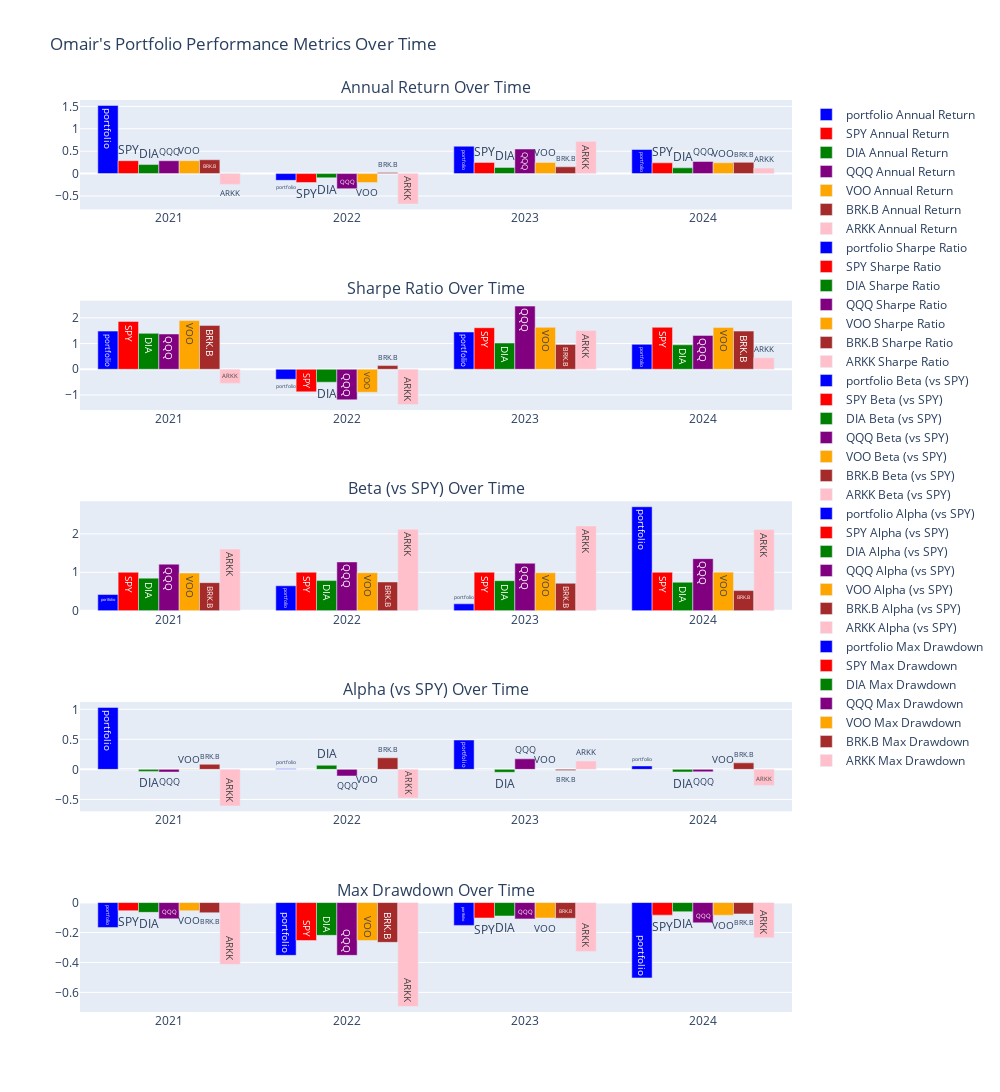

Here is the notebook cell this chart was saved with:
### Code cell
from plotly.subplots import make_subplots
import plotly.graph_objects as go

file_output = '../plots/reports/robinhood_portfolio_performance.html'

# Filter ranges
results_cum = results_df[results_df['Year'] == 'Cumulative']
results_df = results_df[results_df['Year'] != 2020]
results_df = results_df[results_df['Year'] != 'Cumulative']

selected_entities = ['portfolio', 'SPY', 'DIA', 'QQQ', 'VOO', 'BRK.B', 'ARKK']

# Define a color map for entities
color_map = {
    'portfolio': 'blue',
    'SPY': 'red',
    'DIA': 'green',
    'QQQ': 'purple',
    'VOO': 'orange',
    'BRK.B': 'brown',
    'ARKK': 'pink'
}

# Create a subplot figure with 5 rows and 1 column
fig = make_subplots(rows=5, cols=1, subplot_titles=(
    'Annual Return Over Time',
    'Sharpe Ratio Over Time',
    'Beta (vs SPY) Over Time',
    'Alpha (vs SPY) Over Time',
    'Max Drawdown Over Time'
))

# Annual Return plot
for entity in selected_entities:
    entity_data = results_df[results_df['Entity'] == entity]
    fig.add_trace(go.Bar(x=entity_data['Year'], y=entity_data['Annual Return'], name=f'{entity} Annual Return', marker_color=color_map[entity], text=entity_data['Entity'], textposition='auto'), row=1, col=1)

# Sharpe Ratio plot
for entity in selected_entities:
    entity_data = results_df[results_df['Entity'] == entity]
    fig.add_trace(go.Bar(x=entity_data['Year'], y=entity_data['Sharpe Ratio'], name=f'{entity} Sharpe Ratio', marker_color=color_map[entity], text=entity_data['Entity'], textposition='auto'), row=2, col=1)

# Beta (vs SPY) plot
for entity in selected_entities:
    entity_data = results_df[results_df['Entity'] == entity]
    fig.add_trace(go.Bar(x=entity_data['Year'], y=entity_data['Beta (vs SPY)'], name=f'{entity} Beta (vs SPY)', marker_color=color_map[entity], text=entity_data['Entity'], textposition='auto'), row=3, col=1)

# Alpha (vs SPY) plot
for entity in selected_entities:
    entity_data = results_df[results_df['Entity'] == entity]
    fig.add_trace(go.Bar(x=entity_data['Year'], y=entity_data['Alpha (vs SPY)'], name=f'{entity} Alpha (vs SPY)', marker_color=color_map[entity], text=entity_data['Entity'], textposition='auto'), row=4, col=1)

# Max Drawdown plot
for entity in selected_entities:
    entity_data = results_df[results_df['Entity'] == entity]
    fig.add_trace(go.Bar(x=entity_data['Year'], y=entity_data['Max Drawdown'], name=f'{entity} Max Drawdown', marker_color=color_map[entity], text=entity_data['Entity'], textposition='auto'), row=5, col=1)

# Update layout
fig.update_layout(height=1500, width=1000, title_text="Omair's Portfolio Performance Metrics Over Time", barmode='group')

# Save the figure to an HTML file
fig.write_html(file_output)

# Show the figure
fig.show()

### Figure 1 — Plotly figure (JSON) as saved in the notebook; plotly's stock layout.template omitted (floating-point values rounded to 4 significant figures)
{"data": [{"marker": {"color": "blue"}, "name": "portfolio Annual Return", "text": ["portfolio", "portfolio", "portfolio", "portfolio"], "textposition": "auto", "type": "bar", "x": [2021, 2022, 2023, 2024], "xaxis": "x", "y": [1.52, -0.1509, 0.6108, 0.5373], "yaxis": "y"}, {"marker": {"color": "red"}, "name": "SPY Annual Return", "text": ["SPY", "SPY", "SPY", "SPY"], "textposition": "auto", "type": "bar", "x": [2021, 2022, 2023, 2024], "xaxis": "x", "y": [0.2879, -0.1995, 0.2481, 0.24], "yaxis": "y"}, {"marker": {"color": "green"}, "name": "DIA Annual Return", "text": ["DIA", "DIA", "DIA", "DIA"], "textposition": "auto", "type": "bar", "x": [2021, 2022, 2023, 2024], "xaxis": "x", "y": [0.2018, -0.09393, 0.1378, 0.1284], "yaxis": "y"}, {"marker": {"color": "purple"}, "name": "QQQ Annual Return", "text": ["QQQ", "QQQ", "QQQ", "QQQ"], "textposition": "auto", "type": "bar", "x": [2021, 2022, 2023, 2024], "xaxis": "x", "y": [0.2863, -0.3371, 0.5484, 0.2699], "yaxis": "y"}, {"marker": {"color": "orange"}, "name": "VOO Annual Return", "text": ["VOO", "VOO", "VOO", "VOO"], "textposition": "auto", "type": "bar", "x": [2021, 2022, 2023, 2024], "xaxis": "x", "y": [0.2877, -0.2001, 0.248, 0.2415], "yaxis": "y"}, {"marker": {"color": "brown"}, "name": "BRK.B Annual Return", "text": ["BRK.B", "BRK.B", "BRK.B", "BRK.B"], "textposition": "auto", "type": "bar", "x": [2021, 2022, 2023, 2024], "xaxis": "x", "y": [0.3088, 0.02696, 0.1509, 0.2506], "yaxis": "y"}, {"marker": {"color": "pink"}, "name": "ARKK Annual Return", "text": ["ARKK", "ARKK", "ARKK", "ARKK"], "textposition": "auto", "type": "bar", "x": [2021, 2022, 2023, 2024], "xaxis": "x", "y": [-0.2414, -0.6779, 0.7193, 0.1242], "yaxis": "y"}, {"marker": {"color": "blue"}, "name": "portfolio Sharpe Ratio", "text": ["portfolio", "portfolio", "portfolio", "portfolio"], "textposition": "auto", "type": "bar", "x": [2021, 2022, 2023, 2024], "xaxis": "x2", "y": [1.483, -0.3887, 1.449, 0.9708], "yaxis": "y2"}, {"marker": {"color": "red"}, "name": "SPY Sharpe Ratio", "text": ["SPY", "SPY", "SPY", "SPY"], "textposition": "auto", "type": "bar", "x": [2021, 2022, 2023, 2024], "xaxis": "x2", "y": [1.861, -0.8785, 1.615, 1.631], "yaxis": "y2"}, {"marker": {"color": "green"}, "name": "DIA Sharpe Ratio", "text": ["DIA", "DIA", "DIA", "DIA"], "textposition": "auto", "type": "bar", "x": [2021, 2022, 2023, 2024], "xaxis": "x2", "y": [1.396, -0.5028, 1.021, 0.9516], "yaxis": "y2"}, {"marker": {"color": "purple"}, "name": "QQQ Sharpe Ratio", "text": ["QQQ", "QQQ", "QQQ", "QQQ"], "textposition": "auto", "type": "bar", "x": [2021, 2022, 2023, 2024], "xaxis": "x2", "y": [1.371, -1.188, 2.455, 1.316], "yaxis": "y2"}, {"marker": {"color": "orange"}, "name": "VOO Sharpe Ratio", "text": ["VOO", "VOO", "VOO", "VOO"], "textposition": "auto", "type": "bar", "x": [2021, 2022, 2023, 2024], "xaxis": "x2", "y": [1.892, -0.8928, 1.629, 1.627], "yaxis": "y2"}, {"marker": {"color": "brown"}, "name": "BRK.B Sharpe Ratio", "text": ["BRK.B", "BRK.B", "BRK.B", "BRK.B"], "textposition": "auto", "type": "bar", "x": [2021, 2022, 2023, 2024], "xaxis": "x2", "y": [1.706, 0.1433, 0.9638, 1.484], "yaxis": "y2"}, {"marker": {"color": "pink"}, "name": "ARKK Sharpe Ratio", "text": ["ARKK", "ARKK", "ARKK", "ARKK"], "textposition": "auto", "type": "bar", "x": [2021, 2022, 2023, 2024], "xaxis": "x2", "y": [-0.5496, -1.374, 1.512, 0.4515], "yaxis": "y2"}, {"marker": {"color": "blue"}, "name": "portfolio Beta (vs SPY)", "text": ["portfolio", "portfolio", "portfolio", "portfolio"], "textposition": "auto", "type": "bar", "x": [2021, 2022, 2023, 2024], "xaxis": "x3", "y": [0.4214, 0.6489, 0.1802, 2.706], "yaxis": "y3"}, {"marker": {"color": "red"}, "name": "SPY Beta (vs SPY)", "text": ["SPY", "SPY", "SPY", "SPY"], "textposition": "auto", "type": "bar", "x": [2021, 2022, 2023, 2024], "xaxis": "x3", "y": [1.0, 1.0, 1, 1.0], "yaxis": "y3"}, {"marker": {"color": "green"}, "name": "DIA Beta (vs SPY)", "text": ["DIA", "DIA", "DIA", "DIA"], "textposition": "auto", "type": "bar", "x": [2021, 2022, 2023, 2024], "xaxis": "x3", "y": [0.8478, 0.7843, 0.7818, 0.7411], "yaxis": "y3"}, {"marker": {"color": "purple"}, "name": "QQQ Beta (vs SPY)", "text": ["QQQ", "QQQ", "QQQ", "QQQ"], "textposition": "auto", "type": "bar", "x": [2021, 2022, 2023, 2024], "xaxis": "x3", "y": [1.212, 1.269, 1.236, 1.355], "yaxis": "y3"}, {"marker": {"color": "orange"}, "name": "VOO Beta (vs SPY)", "text": ["VOO", "VOO", "VOO", "VOO"], "textposition": "auto", "type": "bar", "x": [2021, 2022, 2023, 2024], "xaxis": "x3", "y": [0.9787, 0.9873, 0.9866, 1.004], "yaxis": "y3"}, {"marker": {"color": "brown"}, "name": "BRK.B Beta (vs SPY)", "text": ["BRK.B", "BRK.B", "BRK.B", "BRK.B"], "textposition": "auto", "type": "bar", "x": [2021, 2022, 2023, 2024], "xaxis": "x3", "y": [0.7304, 0.748, 0.7144, 0.5239], "yaxis": "y3"}, {"marker": {"color": "pink"}, "name": "ARKK Beta (vs SPY)", "text": ["ARKK", "ARKK", "ARKK", "ARKK"], "textposition": "auto", "type": "bar", "x": [2021, 2022, 2023, 2024], "xaxis": "x3", "y": [1.605, 2.123, 2.207, 2.112], "yaxis": "y3"}, {"marker": {"color": "blue"}, "name": "portfolio Alpha (vs SPY)", "text": ["portfolio", "portfolio", "portfolio", "portfolio"], "textposition": "auto", "type": "bar", "x": [2021, 2022, 2023, 2024], "xaxis": "x4", "y": [1.032, 0.009727, 0.489, 0.05737], "yaxis": "y4"}, {"marker": {"color": "red"}, "name": "SPY Alpha (vs SPY)", "text": ["SPY", "SPY", "SPY", "SPY"], "textposition": "auto", "type": "bar", "x": [2021, 2022, 2023, 2024], "xaxis": "x4", "y": [-4.34e-18, -1.869e-16, 4.481e-16, -3.327e-16], "yaxis": "y4"}, {"marker": {"color": "green"}, "name": "DIA Alpha (vs SPY)", "text": ["DIA", "DIA", "DIA", "DIA"], "textposition": "auto", "type": "bar", "x": [2021, 2022, 2023, 2024], "xaxis": "x4", "y": [-0.03345, 0.06843, -0.04925, -0.04335], "yaxis": "y4"}, {"marker": {"color": "purple"}, "name": "QQQ Alpha (vs SPY)", "text": ["QQQ", "QQQ", "QQQ", "QQQ"], "textposition": "auto", "type": "bar", "x": [2021, 2022, 2023, 2024], "xaxis": "x4", "y": [-0.04466, -0.1102, 0.1753, -0.04027], "yaxis": "y4"}, {"marker": {"color": "orange"}, "name": "VOO Alpha (vs SPY)", "text": ["VOO", "VOO", "VOO", "VOO"], "textposition": "auto", "type": "bar", "x": [2021, 2022, 2023, 2024], "xaxis": "x4", "y": [0.004718, -0.004136, 0.002635, 0.000613], "yaxis": "y4"}, {"marker": {"color": "brown"}, "name": "BRK.B Alpha (vs SPY)", "text": ["BRK.B", "BRK.B", "BRK.B", "BRK.B"], "textposition": "auto", "type": "bar", "x": [2021, 2022, 2023, 2024], "xaxis": "x4", "y": [0.08492, 0.1927, -0.02064, 0.1083], "yaxis": "y4"}, {"marker": {"color": "pink"}, "name": "ARKK Alpha (vs SPY)", "text": ["ARKK", "ARKK", "ARKK", "ARKK"], "textposition": "auto", "type": "bar", "x": [2021, 2022, 2023, 2024], "xaxis": "x4", "y": [-0.6082, -0.4767, 0.1392, -0.2695], "yaxis": "y4"}, {"marker": {"color": "blue"}, "name": "portfolio Max Drawdown", "text": ["portfolio", "portfolio", "portfolio", "portfolio"], "textposition": "auto", "type": "bar", "x": [2021, 2022, 2023, 2024], "xaxis": "x5", "y": [-0.1663, -0.3525, -0.1527, -0.5034], "yaxis": "y5"}, {"marker": {"color": "red"}, "name": "SPY Max Drawdown", "text": ["SPY", "SPY", "SPY", "SPY"], "textposition": "auto", "type": "bar", "x": [2021, 2022, 2023, 2024], "xaxis": "x5", "y": [-0.05417, -0.2536, -0.1029, -0.08394], "yaxis": "y5"}, {"marker": {"color": "green"}, "name": "DIA Max Drawdown", "text": ["DIA", "DIA", "DIA", "DIA"], "textposition": "auto", "type": "bar", "x": [2021, 2022, 2023, 2024], "xaxis": "x5", "y": [-0.06549, -0.219, -0.08987, -0.06098], "yaxis": "y5"}, {"marker": {"color": "purple"}, "name": "QQQ Max Drawdown", "text": ["QQQ", "QQQ", "QQQ", "QQQ"], "textposition": "auto", "type": "bar", "x": [2021, 2022, 2023, 2024], "xaxis": "x5", "y": [-0.1085, -0.3525, -0.1091, -0.1356], "yaxis": "y5"}, {"marker": {"color": "orange"}, "name": "VOO Max Drawdown", "text": ["VOO", "VOO", "VOO", "VOO"], "textposition": "auto", "type": "bar", "x": [2021, 2022, 2023, 2024], "xaxis": "x5", "y": [-0.05404, -0.2541, -0.1031, -0.08452], "yaxis": "y5"}, {"marker": {"color": "brown"}, "name": "BRK.B Max Drawdown", "text": ["BRK.B", "BRK.B", "BRK.B", "BRK.B"], "textposition": "auto", "type": "bar", "x": [2021, 2022, 2023, 2024], "xaxis": "x5", "y": [-0.06789, -0.2658, -0.1046, -0.07581], "yaxis": "y5"}, {"marker": {"color": "pink"}, "name": "ARKK Max Drawdown", "text": ["ARKK", "ARKK", "ARKK", "ARKK"], "textposition": "auto", "type": "bar", "x": [2021, 2022, 2023, 2024], "xaxis": "x5", "y": [-0.4133, -0.6944, -0.3268, -0.2357], "yaxis": "y5"}], "layout": {"annotations": [{"font": {"size": 16}, "showarrow": false, "text": "Annual Return Over Time", "x": 0.5, "xanchor": "center", "xref": "paper", "y": 1, "yanchor": "bottom", "yref": "paper"}, {"font": {"size": 16}, "showarrow": false, "text": "Sharpe Ratio Over Time", "x": 0.5, "xanchor": "center", "xref": "paper", "y": 0.78, "yanchor": "bottom", "yref": "paper"}, {"font": {"size": 16}, "showarrow": false, "text": "Beta (vs SPY) Over Time", "x": 0.5, "xanchor": "center", "xref": "paper", "y": 0.56, "yanchor": "bottom", "yref": "paper"}, {"font": {"size": 16}, "showarrow": false, "text": "Alpha (vs SPY) Over Time", "x": 0.5, "xanchor": "center", "xref": "paper", "y": 0.34, "yanchor": "bottom", "yref": "paper"}, {"font": {"size": 16}, "showarrow": false, "text": "Max Drawdown Over Time", "x": 0.5, "xanchor": "center", "xref": "paper", "y": 0.12, "yanchor": "bottom", "yref": "paper"}], "barmode": "group", "height": 1500, "title": {"text": "Omair's Portfolio Performance Metrics Over Time"}, "width": 1000, "xaxis": {"anchor": "y", "domain": [0, 1]}, "xaxis2": {"anchor": "y2", "domain": [0, 1]}, "xaxis3": {"anchor": "y3", "domain": [0, 1]}, "xaxis4": {"anchor": "y4", "domain": [0, 1]}, "xaxis5": {"anchor": "y5", "domain": [0, 1]}, "yaxis": {"anchor": "x", "domain": [0.88, 1]}, "yaxis2": {"anchor": "x2", "domain": [0.66, 0.78]}, "yaxis3": {"anchor": "x3", "domain": [0.44, 0.56]}, "yaxis4": {"anchor": "x4", "domain": [0.22, 0.34]}, "yaxis5": {"anchor": "x5", "domain": [0, 0.12]}}}
